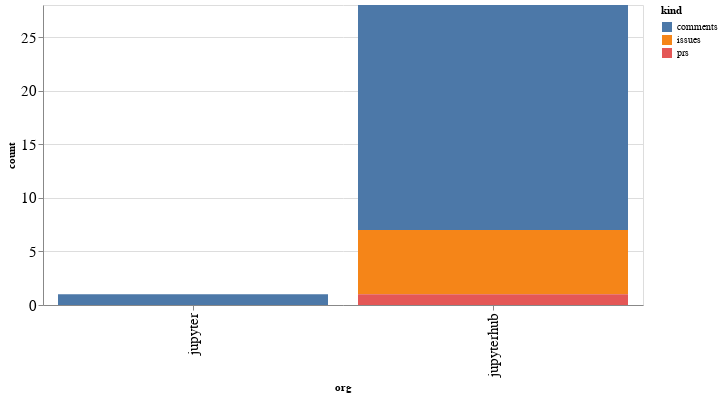

The cell this chart's notebook holds for it:
### Code cell
alt.Chart(org_summaries, width=600).mark_bar().encode(
    x='org',
    y='count',
    color='kind',
    tooltip="org"
)

### Figure 1 — Vega-Lite specification as saved in the notebook (floating-point values rounded to 4 significant figures)
{"config": {"axisLeft": {"labelFontSize": 15}, "axisBottom": {"labelFontSize": 15}}, "data": {"name": "data-74b93d6698845a2b76e528f47f6eba28"}, "mark": "bar", "encoding": {"color": {"type": "nominal", "field": "kind"}, "tooltip": {"type": "nominal", "field": "org"}, "x": {"type": "nominal", "field": "org"}, "y": {"type": "quantitative", "field": "count"}}, "width": 600, "$schema": "https://vega.github.io/schema/vega-lite/v4.8.1.json", "datasets": {"data-74b93d6698845a2b76e528f47f6eba28": [{"org": "jupyter", "kind": "comments", "count": 1}, {"org": "jupyterhub", "kind": "comments", "count": 21}, {"org": "jupyterhub", "kind": "issues", "count": 6}, {"org": "jupyterhub", "kind": "prs", "count": 1}]}}
